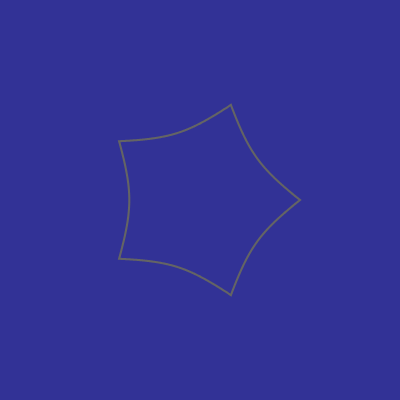
Frame 1 (no input)
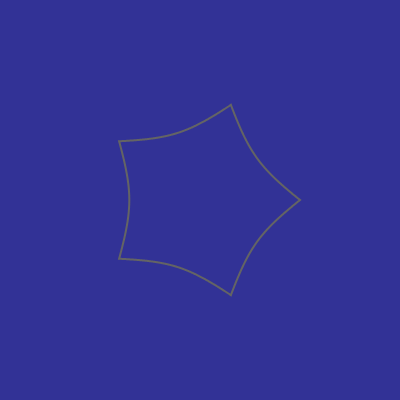
Frame 60 (no input)
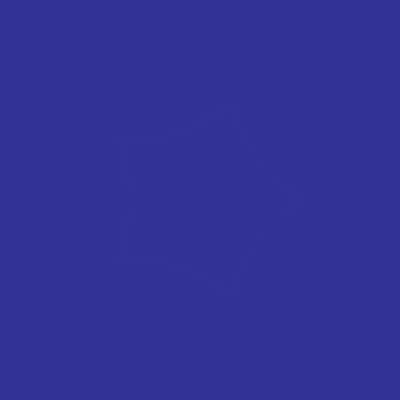
Frame 120 (the mouse pressed at the canvas centre since frame 60)

The p5.js sketch that drew these frames (run headless with seeded random() and noise() and a simulated clock; from frame 60 on, the mouse is pressed at the canvas centre):

// p5.js sketch
// ── sketch.js
//This program is based on the website...
//http://paulbourke.net/geometry/supershape/

//It focuses on drawing supershapes using the 
//formula found on Paul Bourke's website.

//This equation is the supershape function


var sliderm;
var slidern1;
var slidern2;
var slidern3;
var slidera;
var sliderb;


var n1 = 1;
var n2 = 1;
var n3 = 1;
var m = 5;
var a = 1;
var b = 1;

function setup() {
	h1 = createElement('h1', 'This is a 2D Shape Generator');
	createP("Use the sliders below to change the variables.");
	createCanvas(400, 400);

	createP("m : 0 - 30");
	sliderm = createSlider(0, 30, 5, 0.1);
	createP("n1 : 0.5 - 30");
	slidern1 = createSlider(0.5, 30, 1, 0.1);
	createP("n2 : 0 - 5");
	slidern2 = createSlider(0, 5, 1, 0.05);
	createP("n3 : 0 - 30");
	slidern3 = createSlider(0, 30, 1, 0.1);
	createP("a : 0.5 - 2");
	slidera = createSlider(0.5, 2, 1, 0.02);
	createP("b : 0 - 2");
	sliderb = createSlider(0, 2, 1, 0.02);

}

function supershape(theta) {

	var part1 = (1 / a) * cos(theta * m /4)
	part1 = abs(part1);
	part1 = pow(part1, n2);

	var part2 = (1 / b) * sin(theta * m /4)
	part2 = abs(part2);
	part2 = pow(part2, n3);

	var part3 = pow(part1 + part2, 1 / n1);

	if (part3 == 0) {
		return 0;
	}

	return (1 / part3);
}

function draw() {
	m = sliderm.value();
	n1 = slidern1.value();
	n2 = slidern2.value();
	n3 = slidern3.value();
	a = slidera.value();
	b = sliderb.value();
	background(50, 50, 150);

	translate(width / 2, height / 2);



	stroke(random(100, 100, 100));
	strokeWeight(random(10));
	noFill();

	var radius = 100;
	var total = 1000;
	var increment = TWO_PI / total;
	beginShape();

	for (var angle = 0; angle < TWO_PI; angle += increment) {

		var r = supershape(angle);
		var x = radius * r * cos(angle);
		var y = radius * r * sin(angle);
		vertex(x, y);


	}

	endShape(CLOSE);
}
